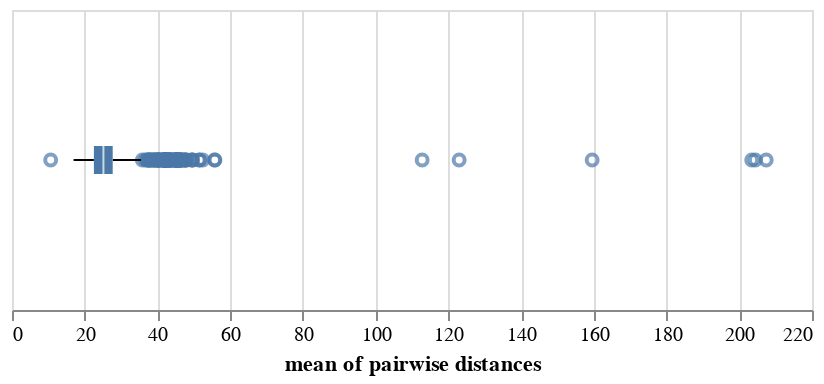

The notebook cell saved with this chart:
### Code cell
import altair as alt
alt.Chart(mean_distances, height=150).mark_boxplot().encode(
    x = alt.X('mean_distance', title="mean of pairwise distances"),
    tooltip = ["strain"]
)

### Figure 1 — Vega-Lite specification as saved in the notebook (floating-point values rounded to 4 significant figures; data arrays with more than 128 entries replaced by an {"elided": "..."} marker saying what was removed)
{"$schema": "https://vega.github.io/schema/vega-lite/v3.4.0.json", "config": {"mark": {"tooltip": null}, "view": {"height": 300, "width": 400}}, "data": {"name": "data-f3731cbd2cc9a41120fafc61611c83d9"}, "datasets": {"data-f3731cbd2cc9a41120fafc61611c83d9": {"elided": "1168 records"}}, "encoding": {"tooltip": [{"field": "strain", "type": "nominal"}], "x": {"field": "mean_distance", "title": "mean of pairwise distances", "type": "quantitative"}}, "height": 150, "mark": "boxplot"}
